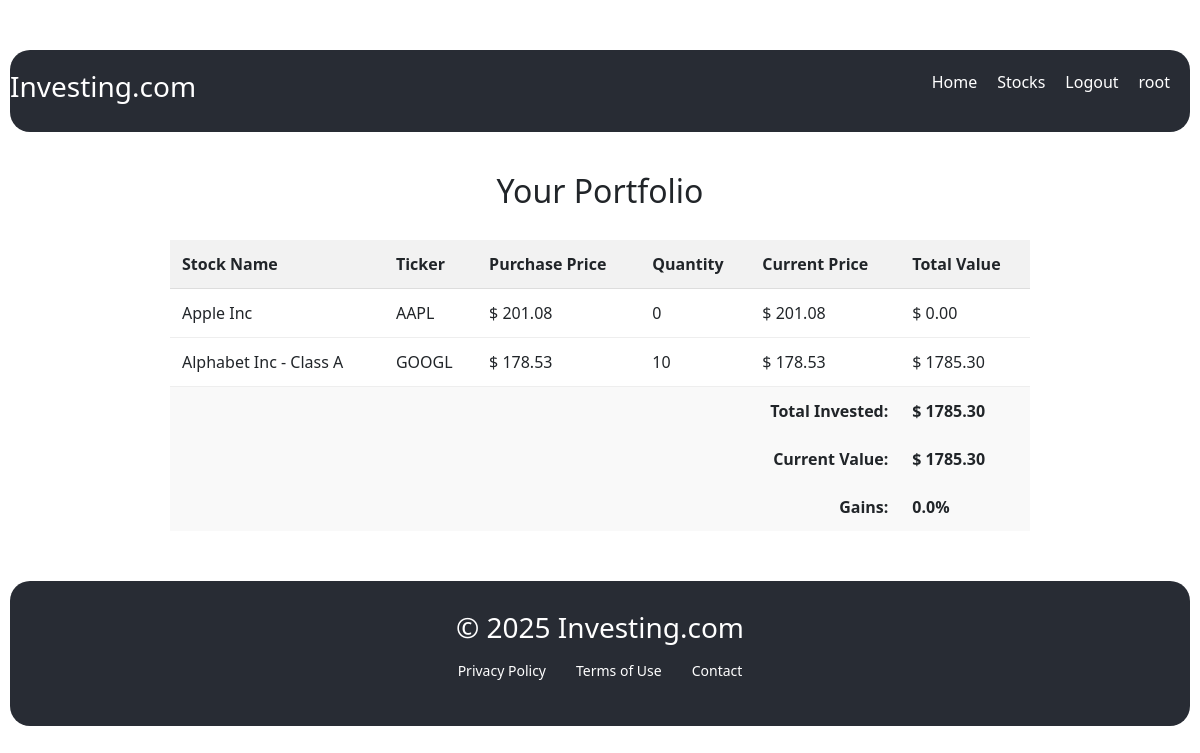
The app's page / (signed in) with its own data.
### stocks/models.py (models this page shows, shortened)
class UserStock(models.Model):
    user = models.ForeignKey(User, on_delete=models.CASCADE)
    stock = models.ForeignKey(Stocks, on_delete=models.CASCADE)
    purchase_price = models.FloatField()
    purchase_quantity = models.IntegerField()

class Stocks(models.Model):
    ticker = models.CharField(max_length=10)
    name = models.CharField(max_length=300)
    description = models.CharField(max_length=5000)
    curr_price = models.FloatField()

### stocks/views.py (the view)
# urls.py: path('',  index, name  = 'index'),
@login_required
def index(request):
    user = request.user
    user_stocks = UserStock.objects.select_related('stock').filter(user=user)
    total_value = 0
    invested = 0
    for item in user_stocks:
        stock_value = item.purchase_quantity * item.stock.curr_price
        invested_value = item.purchase_quantity * item.purchase_price
        total_value += stock_value
        invested += invested_value
        item.total_value = stock_value
    gains = ((total_value - invested) / invested) * 100 if invested != 0 else 0
    context = {
        'data': user_stocks,
        'total_value': total_value,
        'invested': invested,
        'gains': round(gains, 2),
    }
    return render(request, 'index.html', context)

### stocks/templates/index.html
{% extends 'base.html' %}
{% load static %}
{% block content %}
<div style="max-width: 900px; margin: auto; padding: 40px 20px;">
    <h2 style="text-align: center; margin-bottom: 30px;">Your Portfolio</h2>
    {% if data %}
        <table style="width: 100%; border-collapse: collapse;">
            <thead>
                <tr style="background-color: #f2f2f2;">
                    <th style="padding: 12px; border-bottom: 1px solid #ddd;">Stock Name</th>
                    <th style="padding: 12px; border-bottom: 1px solid #ddd;">Ticker</th>
                    <th style="padding: 12px; border-bottom: 1px solid #ddd;">Purchase Price</th>
                    <th style="padding: 12px; border-bottom: 1px solid #ddd;">Quantity</th>
                    <th style="padding: 12px; border-bottom: 1px solid #ddd;">Current Price</th>
                    <th style="padding: 12px; border-bottom: 1px solid #ddd;">Total Value</th>
                </tr>
            </thead>
            <tbody>
                {% for item in data %}
                <tr>
                    <td style="padding: 12px; border-bottom: 1px solid #eee;">{{ item.stock.name }}</td>
                    <td style="padding: 12px; border-bottom: 1px solid #eee;">{{ item.stock.ticker }}</td>
                    <td style="padding: 12px; border-bottom: 1px solid #eee;">$ {{ item.purchase_price|floatformat:2 }}</td>
                    <td style="padding: 12px; border-bottom: 1px solid #eee;">{{ item.purchase_quantity }}</td>
                    <td style="padding: 12px; border-bottom: 1px solid #eee;">$ {{ item.stock.curr_price|floatformat:2 }}</td>
                    <td style="padding: 12px; border-bottom: 1px solid #eee;">$ {{ item.total_value|floatformat:2 }}</td>
                </tr>
                {% endfor %}
                <tr style="background-color: #f9f9f9; font-weight: bold;">
                    <td colspan="5" style="text-align: right; padding: 12px;">Total Invested:</td>
                    <td style="padding: 12px;">$ {{ invested|floatformat:2 }}</td>
                </tr>
                <tr style="background-color: #f9f9f9; font-weight: bold;">
                    <td colspan="5" style="text-align: right; padding: 12px;">Current Value:</td>
                    <td style="padding: 12px;">$ {{ total_value|floatformat:2 }}</td>
                </tr>
                <tr style="background-color: #f9f9f9; font-weight: bold;">
                    <td colspan="5" style="text-align: right; padding: 12px;">Gains:</td>
                    <td style="padding: 12px;">{{ gains }}%</td>
                </tr>
            </tbody>
        </table>
    {% else %}
        <p style="text-align: center;">You haven't purchased any stocks yet.</p>
    {% endif %}
</div>
{% endblock %}

### stocks/templates/base.html (shortened to what this page needs)
{% load static %}
<!DOCTYPE html>
<html lang="en">
<head>
    <link rel="stylesheet" href="{% static 'styles.css' %}">
    <link rel="stylesheet" href="{% static 'market.css' %}">
    <link rel="stylesheet" href="{% static 'form.css' %}">
    <link href="https://cdn.jsdelivr.net/npm/bootstrap@5.3.0/dist/css/bootstrap.min.css" rel="stylesheet">
</head>
<body>
{% include 'components/navbar.html' %}
{% block content %}
{% endblock %}
{% include 'components/footer.html' %}
</body>
</html>

### stocks/templates/components/navbar.html
<div class="nav">
    <h3>Investing.com</h3>
    <ul>
        <li><a href="{% url 'index' %}">Home</a></li>
        <li><a href="{% url 'stocks' %}">Stocks</a></li>
        {% if request.user.is_authenticated %}
            <li><a href="{% url 'logout' %}">Logout</a></li>
            <li>{{request.user.username}}</li>
        {% else %}
            <li><a href="{% url 'login' %}">Login</a></li>
        {% endif %}
    </ul>
</div>

### stocks/templates/components/footer.html
<div class="footer">
    <h3>&copy; 2025 Investing.com</h3>
    <ul>
        <li><a href="#">Privacy Policy</a></li>
        <li><a href="#">Terms of Use</a></li>
        <li><a href="#">Contact</a></li>
    </ul>
</div>

### stocks/static/styles.css (style rules this page uses)
.nav { display: flex; justify-content: space-between; background: #282c34; color:white; padding : 20px ; margin : 10px ; border-radius : 20px; }
.nav ul { display: flex; list-style: none; justify-content: space-between; gap : 20px; }
.nav a { text-decoration: none; color: white; }
.footer { background: #282c34; color: white; text-align: center; padding: 30px 20px; margin: 10px; border-radius: 20px; font-size: 14px; }
.footer ul { list-style: none; padding: 0; margin: 15px 0; display: flex; justify-content: center; gap: 30px; }
.footer li { transition: color 0.3s ease-in-out, transform 0.3s ease-in-out; }
.footer a { text-decoration: none; color: white; transition: color 0.3s ease-in-out; }

### stocks/static/form.css (style rules this page uses)
body { font-family: Arial, sans-serif; background: #f0f2f5; margin: 0; height: 100vh; padding-top: 40px; }

### records on screen
UserStock: stock.name "Apple Inc", stock.ticker "AAPL", purchase_price "201.08", purchase_quantity "0", stock.curr_price "201.08", total_value "0.00"
UserStock: stock.name "Alphabet Inc - Class A", stock.ticker "GOOGL", purchase_price "178.53", purchase_quantity "10", stock.curr_price "178.53", total_value "1785.30"

### other values on screen
{{ request.user.username }} "root"
{{ invested|floatformat:2 }} "1785.30"
{{ total_value|floatformat:2 }} "1785.30"
{{ gains }} "0.0"
